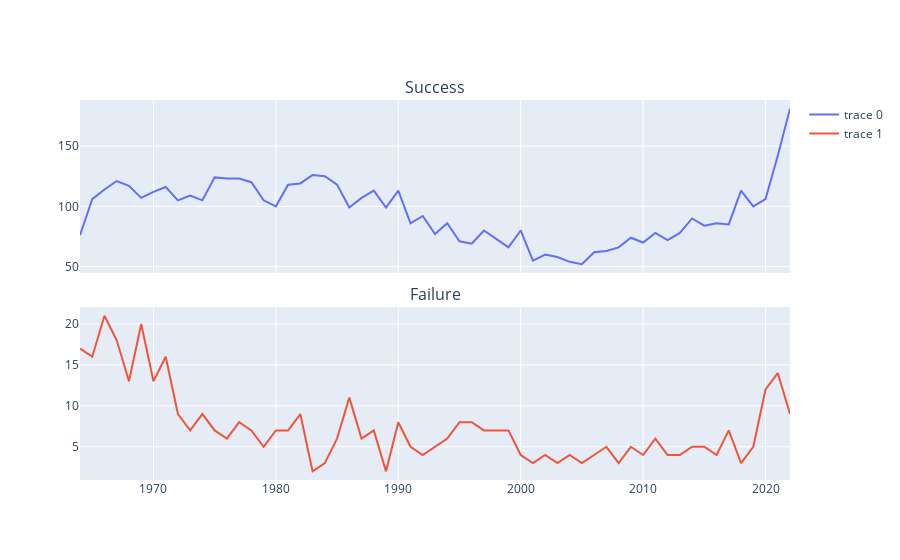

The code cell stored with this chart in its notebook:
### Code cell
from plotly.subplots import make_subplots
import plotly.graph_objects as go

# number of success per year
num_succ=df[df['outcome_cat']==1].groupby('year').count()['outcome_cat']

# number of fail per year
num_fail=df[df['outcome_cat']==0].groupby('year').count()['outcome_cat']


fig = make_subplots(rows=2, cols=1, shared_xaxes=True, vertical_spacing=0.09,
                   subplot_titles=("Success","Failure"))

fig.add_trace(go.Scatter(x=num_succ.index, y=num_succ.values),
              row=1, col=1)

fig.add_trace(go.Scatter(x=num_fail.index, y=num_fail.values),
              row=2, col=1)
# fig = px.line(num_succ, x=num_succ.index, y=num_succ.values, title = 'success rate')
fig.show()

### Figure 1 — Plotly figure (JSON) as saved in the notebook; plotly's stock layout.template omitted (floating-point values rounded to 4 significant figures)
{"data": [{"type": "scatter", "x": [1964, 1965, 1966, 1967, 1968, 1969, 1970, 1971, 1972, 1973, 1974, 1975, 1976, 1977, 1978, 1979, 1980, 1981, 1982, 1983, 1984, 1985, 1986, 1987, 1988, 1989, 1990, 1991, 1992, 1993, 1994, 1995, 1996, 1997, 1998, 1999, 2000, 2001, 2002, 2003, 2004, 2005, 2006, 2007, 2008, 2009, 2010, 2011, 2012, 2013, 2014, 2015, 2016, 2017, 2018, 2019, 2020, 2021, 2022], "xaxis": "x", "y": [76, 106, 114, 121, 117, 107, 112, 116, 105, 109, 105, 124, 123, 123, 120, 105, 100, 118, 119, 126, 125, 118, 99, 107, 113, 99, 113, 86, 92, 77, 86, 71, 69, 80, 73, 66, 80, 55, 60, 58, 54, 52, 62, 63, 66, 74, 70, 78, 72, 78, 90, 84, 86, 85, 113, 100, 106, 142, 181], "yaxis": "y"}, {"type": "scatter", "x": [1964, 1965, 1966, 1967, 1968, 1969, 1970, 1971, 1972, 1973, 1974, 1975, 1976, 1977, 1978, 1979, 1980, 1981, 1982, 1983, 1984, 1985, 1986, 1987, 1988, 1989, 1990, 1991, 1992, 1993, 1994, 1995, 1996, 1997, 1998, 1999, 2000, 2001, 2002, 2003, 2004, 2005, 2006, 2007, 2008, 2009, 2010, 2011, 2012, 2013, 2014, 2015, 2016, 2017, 2018, 2019, 2020, 2021, 2022], "xaxis": "x2", "y": [17, 16, 21, 18, 13, 20, 13, 16, 9, 7, 9, 7, 6, 8, 7, 5, 7, 7, 9, 2, 3, 6, 11, 6, 7, 2, 8, 5, 4, 5, 6, 8, 8, 7, 7, 7, 4, 3, 4, 3, 4, 3, 4, 5, 3, 5, 4, 6, 4, 4, 5, 5, 4, 7, 3, 5, 12, 14, 9], "yaxis": "y2"}], "layout": {"annotations": [{"font": {"size": 16}, "showarrow": false, "text": "Success", "x": 0.5, "xanchor": "center", "xref": "paper", "y": 1, "yanchor": "bottom", "yref": "paper"}, {"font": {"size": 16}, "showarrow": false, "text": "Failure", "x": 0.5, "xanchor": "center", "xref": "paper", "y": 0.455, "yanchor": "bottom", "yref": "paper"}], "xaxis": {"anchor": "y", "domain": [0, 1], "matches": "x2", "showticklabels": false}, "xaxis2": {"anchor": "y2", "domain": [0, 1]}, "yaxis": {"anchor": "x", "domain": [0.545, 1]}, "yaxis2": {"anchor": "x2", "domain": [0, 0.455]}}}
